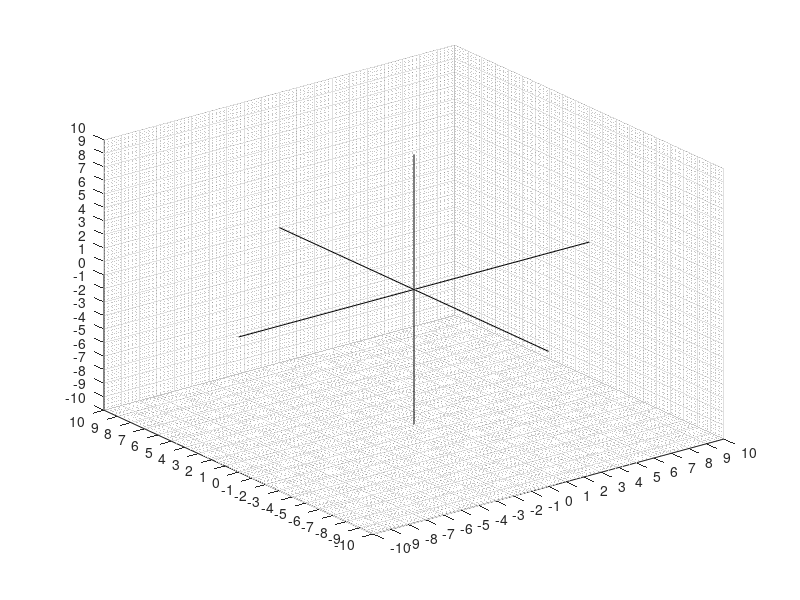

The MATLAB source for this figure:
function ust3D()
clear all;
close all;
clc;
% Yeni bir 3D grafik penceresi açın
figure;
grid on;
view(3); % 3D görünümü etkinleştir

% Koordinat sistemi çizimi
plot3([0, 0], [0, 0], [-10, 10], 'k'); % Z ekseni
hold on;
plot3([0, 0], [-10, 10], [0, 0], 'k'); % Y ekseni
plot3([-10, 10], [0, 0], [0, 0], 'k'); % X ekseni
hold on;
grid on;
grid minor
set(gca,'xtick',[-10:1:10]);
set(gca,'ytick',[-10:1:10]);
set(gca,'ztick',[-10:1:10]);

end
